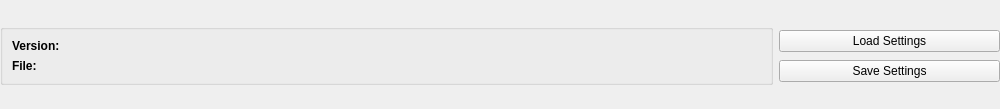
<?xml version="1.0" encoding="UTF-8"?>
<ui version="4.0">
 <class>TopInfoWidget</class>
 <widget class="QWidget" name="TopInfoWidget">
  <property name="geometry">
   <rect>
    <x>0</x>
    <y>0</y>
    <width>1000</width>
    <height>109</height>
   </rect>
  </property>
  <property name="windowTitle">
   <string>TopInfoWidget</string>
  </property>
  <layout class="QGridLayout" name="gridLayout" columnstretch="1,0">
   <property name="leftMargin">
    <number>0</number>
   </property>
   <property name="topMargin">
    <number>9</number>
   </property>
   <property name="rightMargin">
    <number>0</number>
   </property>
   <property name="bottomMargin">
    <number>9</number>
   </property>
   <item row="0" column="0">
    <widget class="QGroupBox" name="informationBox">
     <property name="enabled">
      <bool>true</bool>
     </property>
     <property name="minimumSize">
      <size>
       <width>0</width>
       <height>0</height>
      </size>
     </property>
     <property name="maximumSize">
      <size>
       <width>16777215</width>
       <height>16777215</height>
      </size>
     </property>
     <property name="sizeIncrement">
      <size>
       <width>0</width>
       <height>0</height>
      </size>
     </property>
     <property name="baseSize">
      <size>
       <width>0</width>
       <height>0</height>
      </size>
     </property>
     <property name="font">
      <font>
       <italic>false</italic>
       <bold>false</bold>
       <underline>false</underline>
       <strikeout>false</strikeout>
       <kerning>true</kerning>
      </font>
     </property>
     <property name="title">
      <string/>
     </property>
     <property name="flat">
      <bool>false</bool>
     </property>
     <property name="checkable">
      <bool>false</bool>
     </property>
     <property name="checked">
      <bool>false</bool>
     </property>
     <layout class="QGridLayout" name="gridLayout_2" rowstretch="0,0" columnstretch="0,1">
      <property name="sizeConstraint">
       <enum>QLayout::SetDefaultConstraint</enum>
      </property>
      <property name="leftMargin">
       <number>9</number>
      </property>
      <property name="topMargin">
       <number>9</number>
      </property>
      <property name="rightMargin">
       <number>9</number>
      </property>
      <property name="bottomMargin">
       <number>9</number>
      </property>
      <property name="spacing">
       <number>6</number>
      </property>
      <item row="1" column="0">
       <widget class="QLabel" name="fileLabel">
        <property name="font">
         <font>
          <italic>false</italic>
          <bold>true</bold>
          <underline>false</underline>
          <strikeout>false</strikeout>
          <kerning>true</kerning>
         </font>
        </property>
        <property name="text">
         <string>File:</string>
        </property>
       </widget>
      </item>
      <item row="0" column="1">
       <widget class="QLabel" name="versionLabel2">
        <property name="text">
         <string/>
        </property>
       </widget>
      </item>
      <item row="1" column="1">
       <widget class="QLabel" name="fileLabel2">
        <property name="text">
         <string/>
        </property>
       </widget>
      </item>
      <item row="0" column="0">
       <widget class="QLabel" name="versionLabel">
        <property name="font">
         <font>
          <italic>false</italic>
          <bold>true</bold>
          <underline>false</underline>
          <strikeout>false</strikeout>
          <kerning>true</kerning>
         </font>
        </property>
        <property name="text">
         <string>Version:</string>
        </property>
       </widget>
      </item>
     </layout>
    </widget>
   </item>
   <item row="0" column="1">
    <layout class="QVBoxLayout" name="settingsLayout" stretch="0,0">
     <property name="spacing">
      <number>6</number>
     </property>
     <property name="sizeConstraint">
      <enum>QLayout::SetDefaultConstraint</enum>
     </property>
     <property name="leftMargin">
      <number>0</number>
     </property>
     <property name="topMargin">
      <number>4</number>
     </property>
     <property name="rightMargin">
      <number>0</number>
     </property>
     <property name="bottomMargin">
      <number>0</number>
     </property>
     <item>
      <widget class="QPushButton" name="loadSettings">
       <property name="enabled">
        <bool>true</bool>
       </property>
       <property name="minimumSize">
        <size>
         <width>221</width>
         <height>0</height>
        </size>
       </property>
       <property name="maximumSize">
        <size>
         <width>16777215</width>
         <height>16777215</height>
        </size>
       </property>
       <property name="text">
        <string>Load Settings</string>
       </property>
      </widget>
     </item>
     <item>
      <widget class="QPushButton" name="saveSettings">
       <property name="enabled">
        <bool>true</bool>
       </property>
       <property name="minimumSize">
        <size>
         <width>221</width>
         <height>0</height>
        </size>
       </property>
       <property name="maximumSize">
        <size>
         <width>16777215</width>
         <height>16777215</height>
        </size>
       </property>
       <property name="text">
        <string>Save Settings</string>
       </property>
      </widget>
     </item>
    </layout>
   </item>
  </layout>
 </widget>
 <layoutdefault spacing="6" margin="11"/>
 <resources/>
 <connections/>
</ui>
